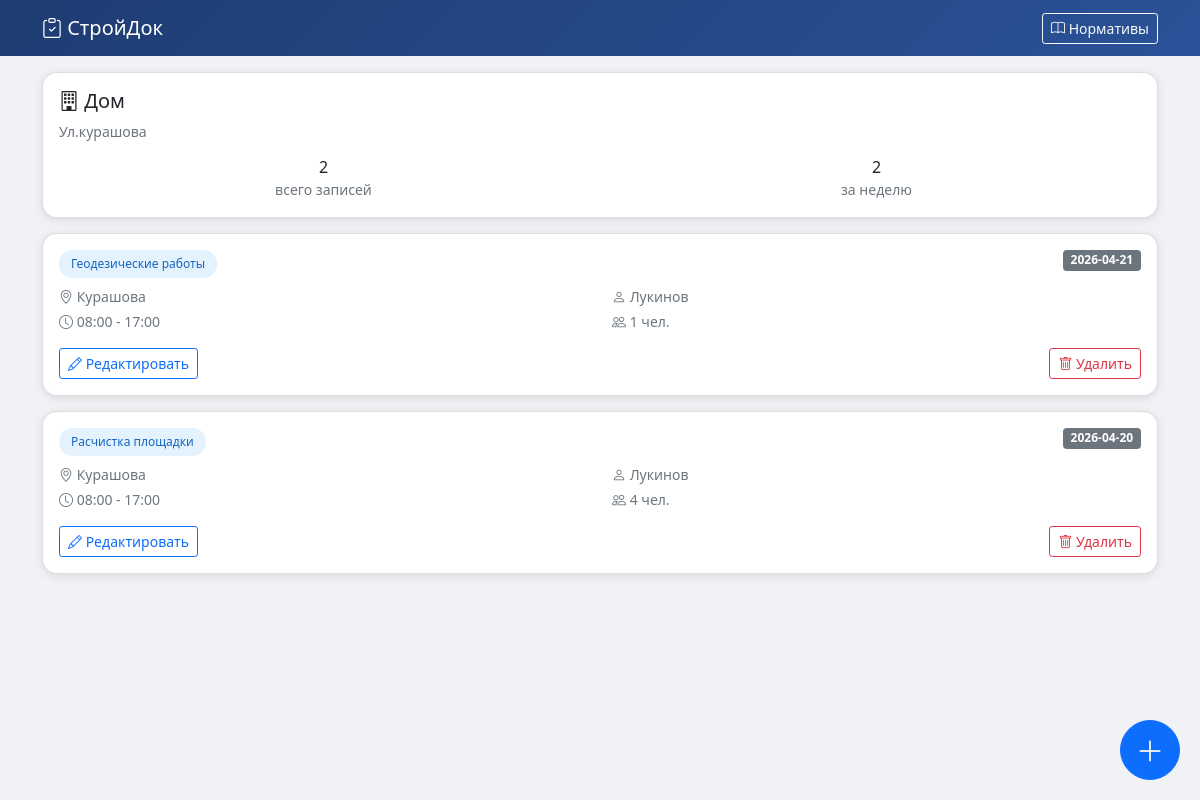
Page /journal/5 on the committed database.
### tables this page shows
CREATE TABLE sites
                 (id INTEGER PRIMARY KEY AUTOINCREMENT, 
                  name TEXT, address TEXT, customer TEXT, contractor TEXT, 
                  start_date TEXT, end_date TEXT);

CREATE TABLE general_journal
                 (id INTEGER PRIMARY KEY AUTOINCREMENT, 
                  site_id INTEGER, date TEXT, work_type TEXT, work_description TEXT,
                  location TEXT, executor TEXT, responsible_person TEXT, workers_count INTEGER, 
                  shift TEXT, start_time TEXT, end_time TEXT, volume REAL, volume_unit TEXT, 
                  equipment_used TEXT, materials_used TEXT, notes TEXT, weather TEXT, 
                  temperature REAL, photo_paths TEXT, created_at TEXT, updated_at TEXT);

### app.py (the view)
@app.route('/journal/<int:site_id>')
def journal(site_id):
    site = get_site_by_id(site_id)
    search = request.args.get('search', '')
    date_from = request.args.get('date_from', '')
    date_to = request.args.get('date_to', '')
    work_type = request.args.get('work_type', '')
    responsible = request.args.get('responsible', '')
    from database import get_journal_entries_filtered, get_distinct_work_types, get_distinct_responsible
    entries = get_journal_entries_filtered(
        site_id,
        search=search,
        date_from=date_from,
        date_to=date_to,
        work_type=work_type,
        responsible=responsible
    )
    stats = get_journal_summary(site_id)
    stats['weekly_count'] = len(stats.get('weekly_stats', []))
    work_types = get_distinct_work_types(site_id)
    responsible_persons = get_distinct_responsible(site_id)
    return render_template('journal.html',
                         site=site,
                         entries=entries,
                         stats=stats,
                         work_categories=WORK_CATEGORIES,
                         search=search,
                         date_from=date_from,
                         date_to=date_to,
                         selected_work_type=work_type,
                         selected_responsible=responsible,
                         work_types=work_types,
                         responsible_persons=responsible_persons)

### database.py (called while the page is built)
def get_site_by_id(site_id):
    conn = sqlite3.connect(DB_PATH)
    conn.row_factory = sqlite3.Row
    cursor = conn.cursor()
    cursor.execute("SELECT * FROM sites WHERE id = ?", (site_id,))
    row = cursor.fetchone()
    conn.close()
    if row:
        return ConstructionSite(**dict(row))
    return None

def get_journal_summary(site_id):
    conn = sqlite3.connect(DB_PATH)
    cursor = conn.cursor()
    cursor.execute("SELECT COUNT(*) FROM general_journal WHERE site_id = ?", (site_id,))
    total = cursor.fetchone()[0]
    cursor.execute('''SELECT date, COUNT(*) FROM general_journal
                      WHERE site_id = ? AND date >= date('now', '-7 days')
                      GROUP BY date ORDER BY date''', (site_id,))
    weekly = cursor.fetchall()
    conn.close()
    return {"total_entries": total, "weekly_stats": weekly}

def get_distinct_work_types(site_id):
    conn = sqlite3.connect(DB_PATH)
    cursor = conn.cursor()
    cursor.execute("SELECT DISTINCT work_type FROM general_journal WHERE site_id = ? AND work_type != '' ORDER BY work_type", (site_id,))
    rows = cursor.fetchall()
    conn.close()
    return [row[0] for row in rows]

def get_distinct_responsible(site_id):
    conn = sqlite3.connect(DB_PATH)
    cursor = conn.cursor()
    cursor.execute("SELECT DISTINCT responsible_person FROM general_journal WHERE site_id = ? AND responsible_person != '' ORDER BY responsible_person", (site_id,))
    rows = cursor.fetchall()
    conn.close()
    return [row[0] for row in rows]

### ConstuctionDoc/templates/journal.html (shortened to what this page needs)
<!DOCTYPE html>
<html lang="ru">
<head>
    <link href="https://cdn.jsdelivr.net/npm/bootstrap@5.1.3/dist/css/bootstrap.min.css" rel="stylesheet">
    <link rel="stylesheet" href="https://cdn.jsdelivr.net/npm/bootstrap-icons@1.8.1/font/bootstrap-icons.css">
</head>
<body>
    <nav class="navbar navbar-dark">
        <div class="container">
            <a class="navbar-brand" href="/">
                <i class="bi bi-clipboard-check"></i> СтройДок
            </a>
            <a href="/normatives" class="btn btn-outline-light btn-sm">
                <i class="bi bi-book"></i> Нормативы
            </a>
        </div>
    </nav>
    <div class="container mt-3">
        <div class="card">
            <div class="card-body">
                <h5 class="card-title">
                    <i class="bi bi-building"></i> {{ site.name }}
                </h5>
                <p class="card-text text-muted small">{{ site.address }}</p>
                <div class="row text-center mt-2">
                    <div class="col-6">
                        <h6 class="mb-0">{{ stats.total_entries }}</h6>
                        <small class="text-muted">всего записей</small>
                    </div>
                    <div class="col-6">
                        <h6 class="mb-0">{{ stats.weekly_count }}</h6>
                        <small class="text-muted">за неделю</small>
                    </div>
                </div>
            </div>
        </div>
        <div id="entriesList">
            {% for entry in entries %}
            <div class="card">
                <div class="card-body">
                    <div class="d-flex justify-content-between align-items-start">
                        <span class="work-badge">{{ entry.work_type }}</span>
                        <span class="badge bg-secondary">{{ entry.date }}</span>
                    </div>
                    <div class="mt-2">
                        <div class="row small text-muted mt-2">
                            <div class="col-6">
                                <i class="bi bi-geo-alt"></i> {{ entry.location or 'Не указано' }}
                            </div>
                            <div class="col-6">
                                <i class="bi bi-person"></i> {{ entry.responsible_person or 'Не указан' }}
                            </div>
                            <div class="col-6 mt-1">
                                <i class="bi bi-clock"></i> {{ entry.start_time }} - {{ entry.end_time }}
                            </div>
                            <div class="col-6 mt-1">
                                <i class="bi bi-people"></i> {{ entry.workers_count }} чел.
                            </div>
                        </div>
                    </div>
                    <div class="mt-3 d-flex justify-content-between">
                        <button class="btn btn-sm btn-outline-primary" onclick="editEntry({{ entry.id }})">
                            <i class="bi bi-pencil"></i> Редактировать
                        </button>
                        <button class="btn btn-sm btn-outline-danger" onclick="deleteEntry({{ entry.id }})">
                            <i class="bi bi-trash"></i> Удалить
                        </button>
                    </div>
                </div>
            </div>
            {% else %}
            <div class="alert alert-info text-center">
                <i class="bi bi-info-circle"></i> Нет записей в журнале.<br>
                Нажмите кнопку "+" чтобы добавить первую запись
            </div>
            {% endfor %}
        </div>
    </div>
    <button class="btn btn-primary btn-add" data-bs-toggle="modal" data-bs-target="#entryModal" onclick="resetForm()">
        <i class="bi bi-plus-lg"></i>
    </button>
</body>
</html>

### ConstuctionDoc/templates/journal.html (style rules this page uses)
body { background: #f0f2f5; padding-bottom: 80px; }
.navbar { background: linear-gradient(135deg, #1e3c72 0%, #2a5298 100%); }
.card { border-radius: 15px; box-shadow: 0 2px 10px rgba(0,0,0,0.1); margin-bottom: 15px; }
.work-badge { background: #e3f2fd; color: #1565c0; padding: 5px 12px; border-radius: 20px; font-size: 12px; }
.btn-add { position: fixed; bottom: 20px; right: 20px; border-radius: 50%; width: 60px; height: 60px; font-size: 28px; z-index: 1000; }

### rows in the picture
sites: name "Дом", address "Ул.курашова"
general_journal: work_type "Геодезические работы", date "2026-04-21", location "Курашова", responsible_person "Лукинов", start_time "08:00", end_time "17:00", workers_count "1"
general_journal: work_type "Расчистка площадки", date "2026-04-20", location "Курашова", responsible_person "Лукинов", start_time "08:00", end_time "17:00", workers_count "4"

### other values in the picture
{{ stats.total_entries }} "2"
{{ stats.weekly_count }} "2"
